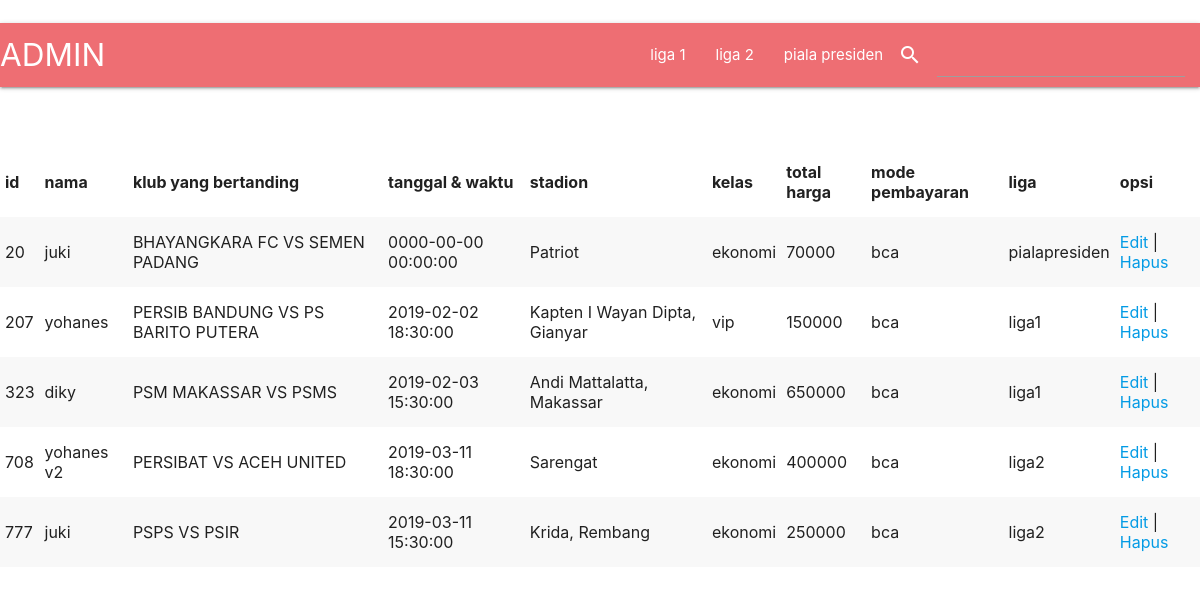
The page /cari.php on the database its author committed.
### tables this page shows
CREATE TABLE `pemesanan` (
  `id` char(16) NOT NULL,
  `nama` varchar(100) NOT NULL,
  `klub_b` varchar(100) NOT NULL,
  `tanggal` datetime NOT NULL,
  `stadion` varchar(100) NOT NULL,
  `kelas` varchar(20) NOT NULL,
  `total` varchar(100) NOT NULL,
  `pembayaran` varchar(20) NOT NULL,
  `liga` varchar(100) NOT NULL
);

### cari.php (the view, shortened to what this page needs)
<?php include 'koneksi.php';
$key = $_POST['cari'];
$result =mysqli_query($koneksi, "SELECT * FROM pemesanan WHERE nama LIKE '%$key%' ");
?>
<!DOCTYPE html>
<html>
<link rel="stylesheet"href="https://cdnjs.cloudflare.com/ajax/libs/materialize/1.0.0/css/materialize.min.css">
<head>
</head>
<body>
<form method="post" action="cari.php">
 <nav>
    <div class="nav-wrapper">
      <a href="halaman_admin.php" class="brand-logo">ADMIN</a>
      <ul id="nav-mobile" class="right hide-on-med-and-down">
        <li><a href="halaman_admin1.php">liga 1</a></li>&emsp;
        <li><a href="halaman_admin2.php">liga 2</a></li>
        <li><a href="halaman_admin3.php">piala presiden</a></li>
        <i class="small material-icons left" >search</i>
         <li class="input-field"><input type="text" name="cari" required>
         </li>
      </ul>
    </div>
  </nav>
</form></br></br>
    <table class="striped">
    <thead>
    <tr>
        <th>id</th>
        <th>nama</th>
        <th>klub yang bertanding</th>
        <th>tanggal & waktu</th>
        <th>stadion</th>
        <th>kelas</th>
        <th>total harga</th>
        <th>mode pembayaran</th>
        <th>liga</th>
        <th>opsi</th>
    </tr>
    </thead>
    <tbody>
 		<?php
		while($data = mysqli_fetch_array($result)) {
				echo "<tr>";
            echo "<td>".$data['id']."</td>";
            echo "<td>".$data['nama']."</td>";
            echo "<td>".$data['klub_b']."</td>";
            echo "<td>".$data['tanggal']."</td>";
            echo "<td>".$data['stadion']."</td>";
            echo "<td>".$data['kelas']."</td>";
            echo "<td>".$data['total']."</td>";
            echo "<td>".$data['pembayaran']."</td>";
            echo "<td>".$data['liga']."</td>";
            echo "<td>";
            echo "<a href='edit_admin.php?id=".$data['id']."'>Edit</a> | ";
            echo "<a href='hapus.php?id=".$data['id']."'>Hapus</a>";
            echo "</td>";
            echo "</tr>";
			}
		?>
	</table>
                    </div></div></div></div></section></body></html>

### rows shown on the page
pemesanan: id "20", nama "juki", klub_b "BHAYANGKARA FC VS SEMEN PADANG", tanggal "0000-00-00 00:00:00", stadion "Patriot", kelas "ekonomi", total "70000", pembayaran "bca", liga "pialapresiden"
pemesanan: id "207", nama "yohanes", klub_b "PERSIB BANDUNG VS PS BARITO PUTERA", tanggal "2019-02-02 18:30:00", stadion "Kapten I Wayan Dipta, Gianyar", kelas "vip", total "150000", pembayaran "bca", liga "liga1"
pemesanan: id "323", nama "diky", klub_b "PSM MAKASSAR VS PSMS", tanggal "2019-02-03 15:30:00", stadion "Andi Mattalatta, Makassar", kelas "ekonomi", total "650000", pembayaran "bca", liga "liga1"
pemesanan: id "708", nama "yohanes v2", klub_b "PERSIBAT VS ACEH UNITED", tanggal "2019-03-11 18:30:00", stadion "Sarengat", kelas "ekonomi", total "400000", pembayaran "bca", liga "liga2"
pemesanan: id "777", nama "juki", klub_b "PSPS VS PSIR", tanggal "2019-03-11 15:30:00", stadion "Krida, Rembang", kelas "ekonomi", total "250000", pembayaran "bca", liga "liga2"
